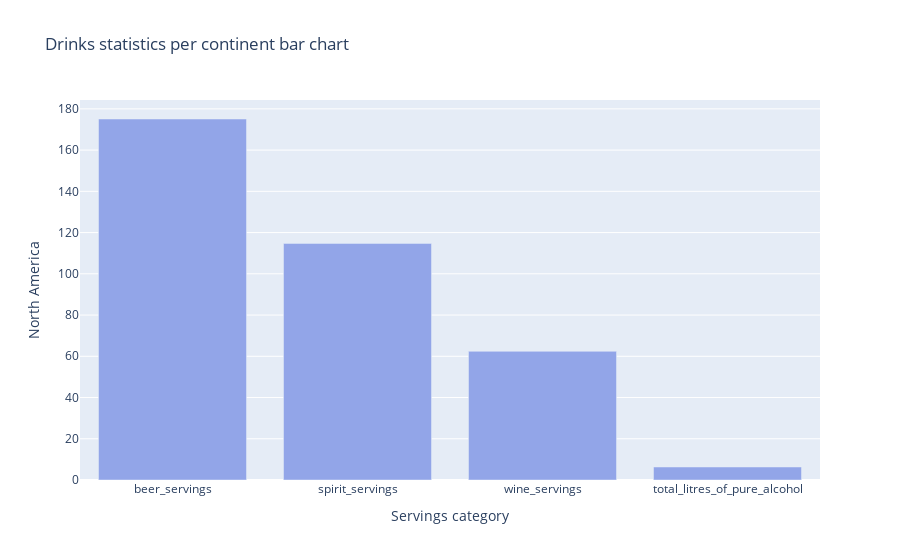

The code cell stored with this chart in its notebook:
### Code cell
color1='#92A5E8'
color2='#8E44AD'
color3='#FFC300'

# Create a stats by continent bar chart
mydata1 = go.Bar(
    x=xData,
    y=yData,
    marker=dict(color=color1)
)
mylayout = go.Layout(
    title='Drinks statistics per continent bar chart',
    xaxis = dict(title = 'Servings category'), # x-axis label
    yaxis = dict(title = str(continuous_var)), # y-axis label

)
fig = go.Figure(data=[mydata1], layout=mylayout)
fig

### Figure 1 — Plotly figure (JSON) as saved in the notebook; plotly's stock layout.template omitted (floating-point values rounded to 4 significant figures)
{"data": [{"marker": {"color": "#92A5E8"}, "type": "bar", "x": ["beer_servings", "spirit_servings", "wine_servings", "total_litres_of_pure_alcohol"], "y": [175.1, 114.8, 62.42, 6.308]}], "layout": {"autosize": true, "title": {"text": "Drinks statistics per continent bar chart"}, "xaxis": {"autorange": true, "range": [-0.5, 3.5], "title": {"text": "Servings category"}, "type": "category"}, "yaxis": {"autorange": true, "range": [0, 184.3], "title": {"text": "North America"}, "type": "linear"}}}
